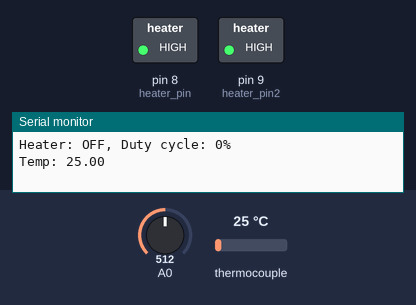
The sketch below on a simulated Arduino Mega 2560, built with avr-gcc and run on an emulated ATmega2560. On the bench: switched loads named in the sketch (green lamp = pin HIGH), the last lines printed to the serial monitor. The test bench sets the inputs (shaded band); at power-on: A0 = 512, thermocouple 25 °C. Pins used as bus, display or sensor lines are not drawn.

Above: at 1.3 s.
1.4 s: A0 set to 561
5.5 s: A0 set to 587
7.0 s: A0 set to 674
11.1 s: A0 set to 696
12.6 s: A0 set to 561
At 16.6 s:
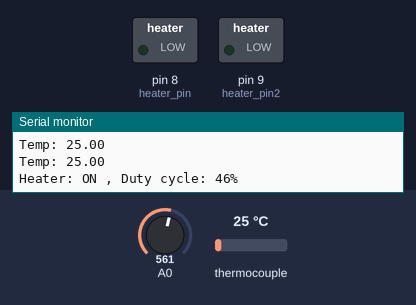
16.7 s: A0 set to 536
Timing chart, 0 to 19.2 s (numbered marks = the images above; inputs shaded):
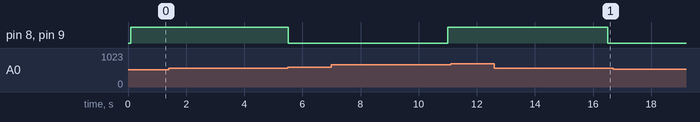

Measured:
- after the input at 7.0 s, pin 8 (heater_pin), pin 9 (heater_pin2): LOW → HIGH after 4.0 s instead of 3.4 s
- after the input at 12.6 s, pin 8 (heater_pin), pin 9 (heater_pin2): HIGH → LOW after 3.9 s instead of 2.9 s

The sketch:

zeolite-oven.ino
```cpp
/*
 * Author: Volodymyr Shymanskyy
 * Dependencies:
 *   Adafruit MAX6675   https://github.com/adafruit/MAX6675-library/releases
 *   SimpleTimer        https://github.com/marcelloromani/Arduino-SimpleTimer/releases
 */

#include <max6675.h>
#include <SimpleTimer.h>

// ThermoCouple pins
int thermo_vcc_pin = 53;
int thermo_sck_pin = 51;
int thermo_cs_pin  = 49;
int thermo_so_pin  = 47;

// Heater pins
int heater_pin   = 8;
int heater_pin2  = 9;


SimpleTimer timer;
MAX6675 thermocouple(thermo_sck_pin, thermo_cs_pin, thermo_so_pin);

double thermoAccum = 0.0;
int    thermoCount = 0;

void readThermo() {
  thermoAccum += thermocouple.readCelsius();
  thermoCount++;

  if (thermoCount >= 4) {
    double temp = thermoAccum / thermoCount;
    Serial.print("Temp: ");
    Serial.println(temp);

    thermoAccum = 0.0;
    thermoCount = 0;
  }
}

int knobValue = 0;

void readKnob() {
  knobValue = map(analogRead(A0), 0, 1023, 5, 80);
}

bool heaterState = true;
uint32_t heaterChange = 0;

void setHeater(bool state) {
  if (heaterState != state) {
    heaterState = state;
    heaterChange = millis();

    digitalWrite(heater_pin,  !state); // RELAY IS NC
    digitalWrite(heater_pin2, !state); // RELAY IS NC

    Serial.print("Heater: ");
    Serial.print(state ? "ON " : "OFF");

    Serial.print(", Duty cycle: ");
    Serial.print(knobValue);
    Serial.println("%");
  }
}

void driveHeater() {
  // Calculate PWM parameters (in milliseconds)

  const uint32_t period = 10000;

  uint32_t time_on = (period * knobValue) / 100;
  uint32_t time_off = period - time_on;

  /*Serial.print("ON: ");
  Serial.print(time_on);
  Serial.print(" OFF: ");
  Serial.println(time_off);*/

  bool newState = heaterState;
  if (heaterState && (millis() - heaterChange > time_on)) {
    setHeater(false);
  } else if (!heaterState && (millis() - heaterChange > time_off)) {
    setHeater(true);
  }
}


void setup() {
  Serial.begin(115200);
  delay(100);

  pinMode(thermo_vcc_pin, OUTPUT);
  digitalWrite(thermo_vcc_pin, HIGH);

  pinMode(heater_pin, OUTPUT);
  pinMode(heater_pin2, OUTPUT);

  setHeater(false);
  readThermo();
  readKnob();

  timer.setInterval(250, readThermo);
  timer.setInterval(1000, readKnob);

  timer.setInterval(100, driveHeater);
}


void loop() {
  timer.run();
}
```
